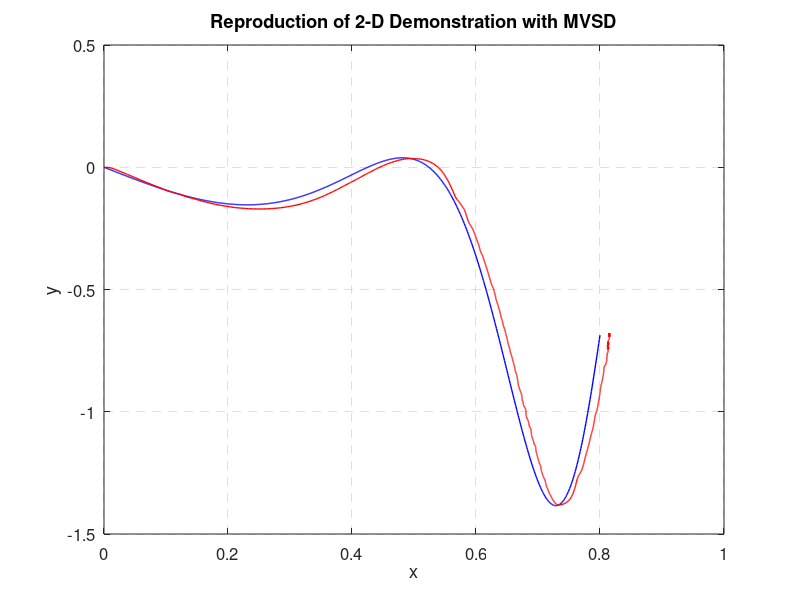

This chart was generated by the following MATLAB code:
%% MVSD Arbitrary-Start Profile 
%%%%%%%%%%%%%%%%%%%%%%%%%%%%%%%%%%%%%%%%%%%%%%%%%%%%%%%%%%%%%%%%%%%%%%%%%%%
% kp_1 = 500; 
% kv_1 = 2.3*(2*kp_1)^.5; %0.08*(2*kp_1)^.5, 0.8*(2*kp_1)^.5;
% kp_2 = 20000,10000,  5000,  3000,2000,1000,500,200,100,0
% kv_2 = 1*(2*kp_2)^.5;
% kp_3 = 0; 
% kv_3 = 0.8*(2*kp_3)^.5;
% alpha = 0.001;
% Fe = 0;
% T = 0.4;
% dt = 0.001;
% x(1,1) = 0,0.1,0.2; profile 0.0
% y(1,1) = 0.4,0.3,0.2,0.1,0; profile 0.5
% demo_y(end)-y(i)-0.0
% demo_x(end)-x(i)-0.0
% R_search = 100;
% steps = 1500;

%% MVSD Arbitrary-Attractor Profile 
%%%%%%%%%%%%%%%%%%%%%%%%%%%%%%%%%%%%%%%%%%%%%%%%%%%%%%%%%%%%%%%%%%%%%%%%%%%
% kp_1 = 500; 
% kv_1 = 2.3*(2*kp_1)^.5; %0.08*(2*kp_1)^.5, 0.8*(2*kp_1)^.5;
% kp_2 = % 200000,100000,50000,  20000,  10000,5000,3000,1000,0
% kv_2 = 1*(2*kp_2)^.5;
% kp_3 = 0; 
% kv_3 = 0.8*(2*kp_3)^.5;
% alpha = 0.01; % 0.015;
% Fe = 0;
% T = 0.4;
% dt = 0.001;
% x(1,1) = 0;
% y(1,1) = 0;
% x_end = demo_x(end) - 0.1; % 0.1, 0.0, -0.1
% y_end = demo_y(end) - 0.0; % -0.1, -0.05, 0.0, 0.05, 0.1
% R_search = 100;
% steps = 2000;

%% MVSD Multi-Demostrations Profile 
%%%%%%%%%%%%%%%%%%%%%%%%%%%%%%%%%%%%%%%%%%%%%%%%%%%%%%%%%%%%%%%%%%%%%%%%%%%
% kp_1 = 1000; 
% kv_1 = 2.3*(2*kp_1)^.5; %0.08*(2*kp_1)^.5, 0.8*(2*kp_1)^.5;
% kp_2 = 20000,10000,5000,3000,1000
% kv_2 = 1*(2*kp_2)^.5;
% kp_3 = 0; 
% kv_3 = 0.8*(2*kp_3)^.5;
% alpha = 0.005,0.01;
% Fe = 0;
% T = 0.4;
% dt = 0.001;
% x(1,1) = 0;
% y(1,1) = 0;
% x_end = demo_x(end) - 0.1;
% y_end = demo_y(end) - 0.01,0.02,0.03,0.04,0.05;
% R_search = 100;
% steps = 1000;

%% MVSD 0.8s trajectory track 
%%%%%%%%%%%%%%%%%%%%%%%%%%%%%%%%%%%%%%%%%%%%%%%%%%%%%%%%%%%%%%%%%%%%%%%%%%%
% kp_1 = 200;
% kv_1 = 2.3*(2*kp_1)^.5; 
% kp_2 = 10000;
% kv_2 = 1*(2*kp_2)^.5;
% kp_3 = 550;
% kv_3 = 0.8*(2*kp_3)^.5;
% alpha = 0.0005; 
% Fe = 0;
% T = 0.8;
% dt = 0.001;
% x(1,1) = 0.0;
% y(1,1) = 0.0;
% x_end = demo_x(end) + 0.0;
% y_end = demo_y(end) - 0.0;
% R_search = 100;
% steps = 2000;

%% varying stiffness coefficient functions
%%%%%%%%%%%%%%%%%%%%%%%%%%%%%%%%%%%%%%%%%%%%%%%%%%%%%%%%%%%%%%%%%%%%%%%%%%%
% k_e = exp(-alpha*i);
% k_e = (i/steps-1)^2;
% k_e = (-1/steps)*i + 1;
% k_e = -(1/(steps)*i)^2 + 1;
% k_e = b/a*(a^2-i^2)^.5;
% k_ey = exp(-alpha*1/(y_a+0.000001));
% k_ex = exp(-alpha*1/(x_a+0.000001));

%%
clear; close all; clc;
kp_1 = 200;
kv_1 = 2.3*(2*kp_1)^.5;
kp_2 = 10000;
kv_2 = 1*(2*kp_2)^.5;
kp_3 = 550; 
kv_3 = 0.8*(2*kp_3)^.5;
alpha = 0.0005; 
Fe = 0;

%%
T = 0.8;
dt = 0.001;
t = (0:dt:T)';
demo_x = t;
demo_y = -(demo_x - sin(2*pi*demo_x.^3).*cos(2*pi*demo_x.^3).*exp(demo_x.^4));
x_end = demo_x(end) + 0.0;
y_end = demo_y(end) + 0.0;

xdd = zeros(length(t),1);
xd = zeros(length(t),1);
x = zeros(length(t),1);
xdd(1,1) = 0;
xd(1,1) = 0;
x(1,1) = 0.0;

ydd = zeros(length(t),1);
yd = zeros(length(t),1);
y = zeros(length(t),1);
ydd(1,1) = 0;
yd(1,1) = 0;
y(1,1) = 0.0;

R_search_start = 1;
R_search_end = length(t);
index_data = zeros(2,1);
index_data(1,1) = 1; 
index_data(2,1) = +inf; 
R_search = 100;
steps = 2000;

%%
for i = 1:steps %length(t)-1
    for j = R_search_start:R_search_end %length(x)
        s = (demo_x(j) - x(i))^2 + (demo_y(j) - y(i))^2;
        if s <= index_data(2,1)
            index_data(2,1) = s;
            index_data(1,1) = j;
        end
        R_search_start = index_data(1,1) - R_search;
        if R_search_start < 1
            R_search_start = 1;
        end
        R_search_end = index_data(1,1) + R_search;
        if R_search_end > length(t)
            R_search_end = length(t);
        end
    end
    
    %index_data(1,1)
    y_r = demo_y(index_data(1,1))-y(i);
    x_r = demo_x(index_data(1,1))-x(i);
    
    y_t = -x_r/(y_r+0.00001);
    x_t = 1;
    t_mod = (y_t^2+x_t^2)^.5;
    y_t = y_t/t_mod;
    x_t = x_t/t_mod;
    
    y_a = y_end - y(i);
    x_a = x_end - x(i);
    k_e = exp(-alpha*i);
    
    %ydd(i+1) = kp_1*y_a - kv_1*yd(i) + k_ey*(kp_2*(demo_y(i)-y(i)) - kv_2*yd(i)) + Fe; % e+i
    %ydd(i+1) = kp_1*y_t - kv_1*yd(i) + k_ey*(kp_2*y_r - kv_2*yd(i)) + Fe; % t+r, ok
    ydd(i+1) = kp_1*y_a - kv_1*yd(i) + k_e*(kp_2*y_r - kv_2*yd(i) + kp_3*y_t + kv_3*yd(i)) + Fe; % e+r+t
    %ydd(i+1) = kp_1*(demo_y(i)-y(i)) - kv_1*yd(i) + Fe; % vsd
    yd(i+1) = yd(i) + ydd(i)*dt;
    y(i+1) = y(i) + yd(i)*dt;
    
    %xdd(i+1) = kp_1*x_a - kv_1*xd(i) + k_ex*(kp_2*(demo_x(i)-x(i)) - kv_2*xd(i)) + Fe; % e+i
    %xdd(i+1) = kp_1*x_t - kv_1*xd(i) + k_ex*(kp_2*x_r - kv_2*xd(i)) + Fe; % t+r, ok
    xdd(i+1) = kp_1*x_a - kv_1*xd(i) + k_e*(kp_2*x_r - kv_2*xd(i) + kp_3*x_t + kv_3*xd(i)) + Fe; % e+r+t
    %xdd(i+1) = kp_1*(demo_x(i)-x(i)) - kv_1*xd(i) + Fe; % vsd
    xd(i+1) = xd(i) + xdd(i)*dt;
    x(i+1) = x(i) + xd(i)*dt;
    
    index_data(2,1) = +inf;
    
    if  rem(i,10)==0
%         plot([x(i),x(i) + x_r], [y(i),y(i) + y_r],'r');
%         hold on;
%         plot([x(i),x(i) + x_t/100], [y(i),y(i) + y_t/100]);
%         hold on;
%         plot(x(i), k_e, 'r*');
%         hold on;
    end
end


%%
% subplot(1,2,1);
% set(gca, 'Units', 'normalized', 'Position', [0.1 0.3 0.4 0.5])
% set(gca, 'Units', 'normalized', 'Position', [0.6 0.3 0.4 0.5])
plot(demo_x, demo_y, 'b', 'LineWidth',1);
hold on;
plot(x, y, 'r', 'LineWidth',1);
hold on;
% x1 = [0.0 0.0 0.0 0.0 0.0 0.1 0.1 0.1 0.1 0.1 0.2 0.2 0.2 0.2 0.2];
% y1 = [0.0 0.1 0.2 0.3 0.4 0.0 0.1 0.2 0.3 0.4 0.0 0.1 0.2 0.3 0.4];
% x1 = [demo_x(end)+0.1 demo_x(end)+0.1 demo_x(end)+0.1 demo_x(end)+0.1 demo_x(end)+0.1...
%       demo_x(end)+0.0 demo_x(end)+0.0 demo_x(end)+0.0 demo_x(end)+0.0 demo_x(end)+0.0...
%       demo_x(end)-0.1 demo_x(end)-0.1 demo_x(end)-0.1 demo_x(end)-0.1 demo_x(end)-0.1];
% y1 = [demo_y(end)-0.1 demo_y(end)-0.05 demo_y(end)+0.0 demo_y(end)+0.05 demo_y(end)+0.1...
%       demo_y(end)-0.1 demo_y(end)-0.05 demo_y(end)+0.0 demo_y(end)+0.05 demo_y(end)+0.1...
%       demo_y(end)-0.1 demo_y(end)-0.05 demo_y(end)+0.0 demo_y(end)+0.05 demo_y(end)+0.1];
% plot(x1, y1, 'r*');
% plot(x(1,1), y(1,1), 'r*'); 
% plot(x_end, y_end, 'r*');
hold on;
% legend('demonstration','repro1,kp\_2=200000','repro2,kp\_2=100000','repro3,kp\_2=50000','repro4,kp\_2=20000','repro5,kp\_2=10000',...
%                        'repro6,kp\_2=5000','repro7,kp\_2=3000','repro8,kp\_2=1000','repro9,kp\_2=0');
% legend('demonstration','repro1,(0.1,-0.1)','repro2,(0.1,-0.05)','repro3,(0.1,0.0)','repro4,(0.1,0.05)','repro5,(0.1,0.1)',...
%                        'repro6,(0.0,0.1)','repro7,(0.0,0.05)','repro8,(0.0,0.0)','repro9,(0.0,-0.05)','repro10,(0.0,-0.1)',...
%                        'repro11,(-0.1,-0.1)','repro12,(-0.1,-0.05)','repro13,(-0.1,0.0)','repro14,(-0.1,0.05)','repro15,(-0.1,0.1)');
% title('Reproduction of Demonstration with MVSD');
title('Reproduction of 2-D Demonstration with MVSD');
xlabel('x','fontsize',18);
ylabel('y','fontsize',18);
% xlim([0,0.4]);
% set(gca,'XTick',0:0.1:0.5);
% set(gca,'YTick',0:200:1000);
set(gca,'FontSize',12);
% axis equal;
grid on;
set(gca, 'GridLineStyle' ,'--');
